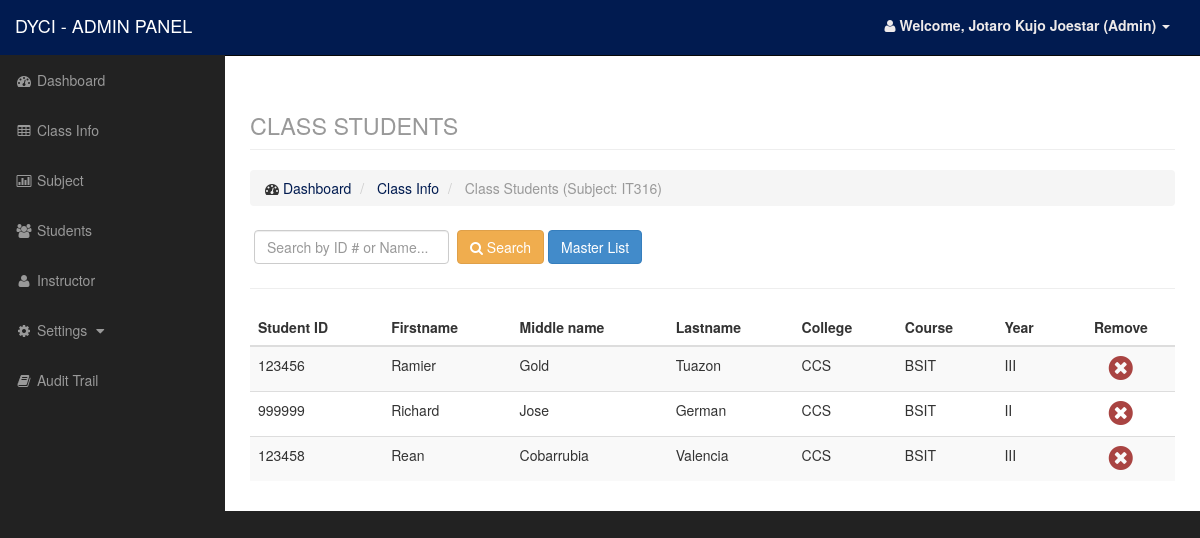
/admin/classstudent.php?classid=17 (signed in), run on the app's committed database.
### tables this page shows
CREATE TABLE `class` (
  `id` int(11) NOT NULL,
  `course` varchar(250) NOT NULL,
  `year` varchar(50) NOT NULL,
  `section` varchar(2) NOT NULL,
  `college` varchar(100) NOT NULL,
  `sem` varchar(50) NOT NULL,
  `teacher` varchar(50) NOT NULL,
  `subject` varchar(50) NOT NULL,
  `mergesubject` varchar(50) NOT NULL,
  `SY` varchar(50) NOT NULL
);

CREATE TABLE `student` (
  `id` int(11) NOT NULL,
  `studid` varchar(100) NOT NULL,
  `fname` varchar(50) NOT NULL,
  `midname` varchar(50) NOT NULL,
  `lname` varchar(50) NOT NULL,
  `college` varchar(50) NOT NULL,
  `course` varchar(100) NOT NULL,
  `year` varchar(50) NOT NULL,
  `section` varchar(50) NOT NULL
);

### admin/data/class_model.php (called while the page is built, shortened)
<?php
$class = new Dataclass();
class Dataclass
{
    function getstudentsubject()
    {
        $classid = $_GET['classid'];
        $q = "select * from studentsubject where classid=$classid";
        $r = mysqli_query($conn,$q);
        $result = array();
        while ($row = mysqli_fetch_array($r)) {
            $q2 = 'select * from student where id=' . $row['studid'] . '';
            $r2 = mysqli_query($conn,$q2);
            $result[] = mysqli_fetch_array($r2);
        }
        return $result;
    }
}

### admin/classstudent.php (the view, shortened to what this page needs)
<?php
    include('include/header.php');
    include('include/sidebar.php');
    include('data/student_model.php');
    include('data/data_model.php');
    include('data/class_model.php');
    $search = isset($_POST['search']) ? $_POST['search']: null;
    $student = $student->getstudent($search);
    $studentsubject = $class->getstudentsubject();
    $classid = $_GET['classid'];
    $rc = mysql_query("select * from class where id=$classid");
    $rc = mysql_fetch_array($rc);
    $subject = $rc['subject'];
?>
<div id="page-wrapper">
    <div class="container-fluid">
        <div class="row">
            <div class="col-lg-12">
                <h1 class="page-header">
                    <small>CLASS STUDENTS</small>
                </h1>
                <ol class="breadcrumb">
                    <li>
                        <i class="fa fa-dashboard"></i> <a href="index.php">Dashboard</a>
                    </li>
                    <li>
                        <a href="class.php">Class Info</a>
                    </li>
                    <li class="active">
                        Class Students (Subject: <?php echo $subject; ?>)
                    </li>
                </ol>
            </div>
        </div>
        <div class="row">
            <div class="col-lg-12">
                <div class="form-inline form-padding">
                    <form action="classstudent.php?classid=<?php echo $classid;?>" method="post">
                        <input type="text" class="form-control" name="search" placeholder="Search by ID # or Name..." required autofocus>
                        <button type="submit" name="submitsearch" class="btn btn-success"><i class="fa fa-search"></i> Search</button>
                        <a href="masterlist.php?classid=<?php echo $classid;?>" target="_blank" class="btn btn-primary">Master List</a>
                    </form>
                </div>
            </div>
        </div>
        <hr />
        <div class="row">
            <div class="col-lg-12">
                <div class="table-responsive">
                <?php if($search){ ?>
                        <table class="table table-striped">
                            <thead>
                                <tr>
                                    <th>Student ID</th>
                                    <th>First name</th>
                                    <th>Middle name</th>
                                    <th>Last name</th>
                                    <th>College</th>
                                    <th>Course</th>
                                    <th>Year</th>
                                    <th class="text-center">Action</th>
                                </tr>
                            </thead>
                            <tbody>
                                <?php while($row = mysql_fetch_array($student)): ?>
                                <tr>
                                    <td><?php echo $row['studid']; ?></td>
                                    <td><?php echo $row['fname']; ?></td>
                                    <td><?php echo $row['midname']; ?></td>
                                    <td><?php echo $row['lname']; ?></td>
                                    <td><?php echo $row['college']; ?></td>
                                    <td><?php echo $row['course']; ?></td>
                                    <td><?php echo $row['year']; ?></td>
                                    <td class="text-center"><a href="data/class_model.php?q=addstudent&studid=<?php echo $row['id']; ?>&classid=<?php echo $classid;?>" class="btn btn-warning">Add to class</a></td>
                                </tr>
                                <?php endwhile;?>
                                <?php if(mysql_num_rows($student) < 1): ?>
                                    <tr>
                                        <td colspan="12" class="text-center text-danger"><strong>*** NO RESULT ***</strong></td>
                                    </tr>
                                <?php endif;?>
                            </tbody>
                        </table>
                <?php }else{ ?>
                        <table class="table table-striped">
                            <thead>
                                <th>Student ID</th>
                                <th>Firstname</th>
                                <th>Middle name</th>
                                <th>Lastname</th>
                                <th>College</th>
                                <th>Course</th>
                                <th>Year</th>
                                <th class="text-center">Remove</th>
                            </thead>
                            <tbody>
                                <?php foreach($studentsubject as $row): ?>
                                <tr>
                                    <td><?php echo $row['studid']; ?></td>
                                    <td><?php echo $row['fname']; ?></td>
                                    <td><?php echo $row['midname']; ?></td>
                                    <td><?php echo $row['lname']; ?></td>
                                    <td><?php echo $row['college']; ?></td>
                                    <td><?php echo $row['course']; ?></td>
                                    <td><?php echo $row['year']; ?></td>
                                    <td class="text-center"><a href="data/class_model.php?q=removestudent&studid=<?php echo $row['id']; ?>&classid=<?php echo $classid;?>" class="confirmation"><i class="fa fa-times-circle fa-2x text-danger"></i></a></td>
                                </tr>
                                <?php endforeach;?>
                            </tbody>
                        </table>
                <?php } ?>
                    </div>
            </div>
        </div>
    </div>
</div>
<?php include('include/footer.php');

### css/sb-admin.css (style rules this page uses)
body { margin-top: 100px; background-color: #222; }
@media (min-width:768px) { body { margin-top: 50px; } }
#page-wrapper { width: 100%; padding: 0; background-color: #fff; }
@media (min-width:768px) { #page-wrapper { padding: 10px; } }
input { margin: .4rem; }

### data on the page
class: subject "IT316"
student: studid "123456", fname "Ramier", midname "Gold", lname "Tuazon", college "CCS", course "BSIT", year "III"
student: studid "999999", fname "Richard", midname "Jose", lname "German", college "CCS", course "BSIT", year "II"
student: studid "123458", fname "Rean", midname "Cobarrubia", lname "Valencia", college "CCS", course "BSIT", year "III"

### other printed values
$_SESSION['name'] "Jotaro Kujo Joestar"
